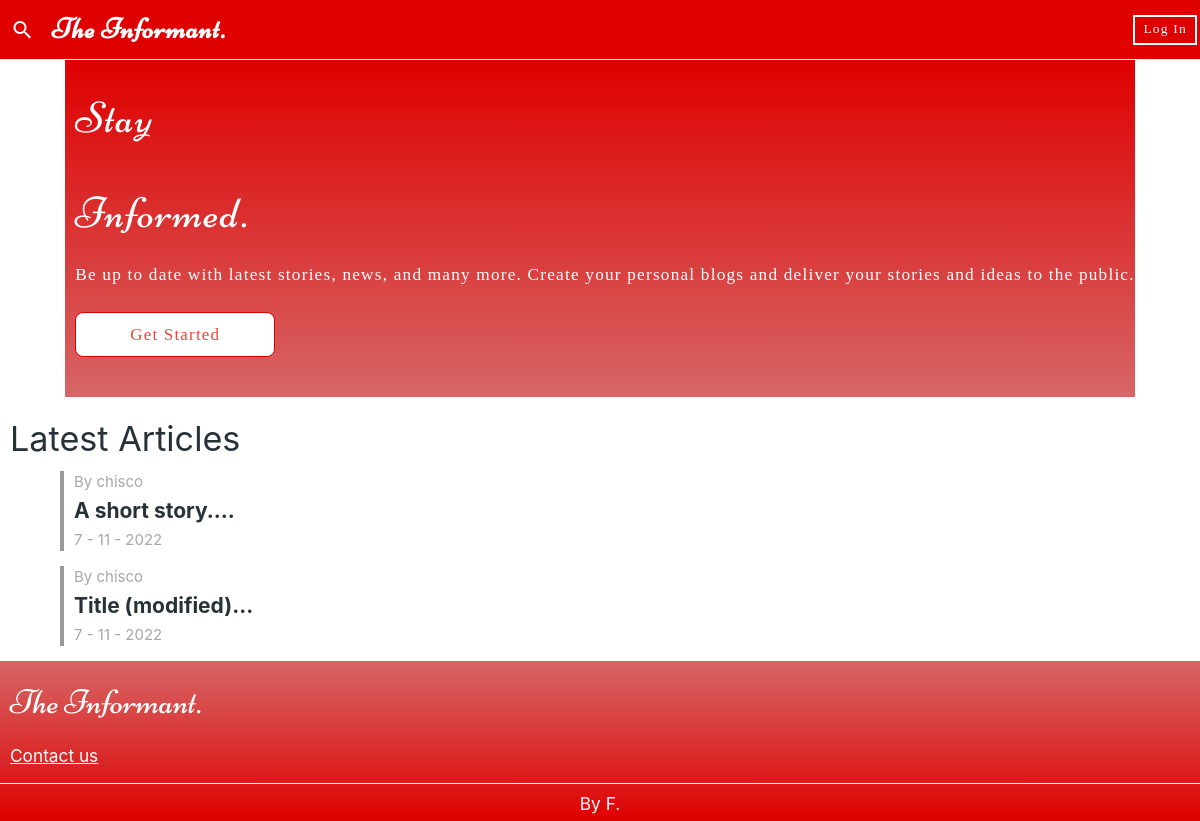
The page / on the database its author committed.
### models.py (models this page shows, shortened)
class User(UserMixin, db.Model):
	id = db.Column(db.Integer, primary_key=True)
	username = db.Column(db.String(50), unique=True, nullable=False)
	email = db.Column(db.String(50), unique=True, nullable=False)
	password = db.Column(db.String(500), nullable=False)
	fullname = db.Column(db.String(100), nullable=True)

class Blog(db.Model):
	id = db.Column(db.Integer, primary_key=True, nullable=False)
	user = db.relationship("User",
		backref=db.backref('blogs', lazy=True))
	title = db.Column(db.String(30), nullable=False)
	content = db.Column(db.Text, nullable=False)
	user_id = db.Column(db.Integer, db.ForeignKey("user.id"), nullable=False)
	date_created = db.Column(db.DateTime, nullable=False)

### app.py (the view)
	@staticmethod
	def home():
		recents = Blog.query.order_by(Blog.date_created)
		context = {"recents":
			[{"title": b.title,
			  "content": b.content,
			  "author": b.user.username,
			  'date': f'{b.date_created.day} - {b.date_created.month} - {b.date_created.year}',
			  'blog_id': b.id} for b in recents.all()[::-1][:10]
			  ]
		}
		return render_template('index.html', **context)

### templates/index.html (shortened to what this page needs)
<!Doctype HTML>
<html>
	<head>
		<link rel="stylesheet" href="/static/iconfont/material-icons.css" type="text/css" media="all" />
		<link rel="stylesheet" href="/static/materialize/css/materialize.min.css" type="text/css" media="all" />
		<link rel="stylesheet" href="/static/index.css" type="text/css" media="all" />
		<link rel="stylesheet" href="/static/article_preview.css" type="text/css" media="all" />
	</head>
	<body>
	  <header>
	    <div class="sticky-subheader">
	      <a href="#" class="search"><i class="material-icons">search</i></a>
	      <div class="title niconne left-align">The Informant.</div>
	      <a href="/login-page" id="h-gs-btn" class="btn-ol-white z-depth-0 login-btn white-text">Log In</a>
	    </div>
	    <div class="rem-header">
	      <h3 class="niconne">Stay</h3>
	      <h3 class="niconne">Informed.</h3>
	      <h6>Be up to date with latest stories, news, and many more. Create your personal blogs and deliver your stories and ideas to the public.</h6>
	      <a class="z-depth-0 white red-text gs btn-ol-red" href="/login-page">Get Started</a>
	    </div>
	  </header>
	  <main>
  	  <h4 style="padding-left: 10px">Latest Articles </h4>
  	  {%if recents%}
  	  <ul id="recents">
  	  	{%for blog in recents %}
	  	    <li class="article-hint">
	  	      <span class="author">By {{blog['author']}}</span>
	  	      <p class="title flow-text">{{blog['title'][:20]}}...</p>
	  	      <span class="date">{{blog['date']}}</span>
	  	    </li>
	  	  {%endfor%}
  	  </ul>
  	  {%else%}
	  	<div class="center-align blue-grey-text text-darken-2 niconne"><h5>No Blogs yet</h5></div>
	  	{%endif%}
  	</main>
  	<footer>
  	  <ul>
  	    <li><h4 class="niconne white-text">The Informant.</h4></li>
  	    <li><h6><a href="/contact-us" class="white-text" style="text-decoration: solid underline 1px;">Contact us</a></h6></li>
  	    <li class="white-text" style=""><h6>By F.</h6></li>
  	  </ul>
  	</footer>
	</body>
</html>

### static/index.css (style rules this page uses)
* { margin: 0; padding: 0; box-sizing: border-box; }
body { display: flex; flex-direction: column; min-height: 100vh; min-width: 100vw; max-width: 100vw; color: #263238; }
.btn-ol-red { padding: 8px; border: solid 1.3px #DF0000; font-family: "Times New Roman"; display: flex; justify-content: center; align-items: center; font-size: .9rem; min-width: 60px; min-height: 30px; height: 30px; outline-offset: 1px; outline-color: #DF000077; outline-width: 1px; color: #DF0000; }
header .gs { max-width: 200px; margin-top: 20px; margin-bottom: 20px; height: 45px; border-radius: 8px; font-size: 17px; }
.btn-ol-white { padding: 8px; border: solid 1.3px white; font-family: "Times New Roman"; display: flex; justify-content: center; align-items: center; font-size: .9rem; min-width: 60px; min-height: 30px; height: 30px; outline-offset: 1px; outline-color: white; outline-width: 1px; color: white; }
header { display: flex; align-items: center; justify-content: space-between; flex-direction: column; width: 100%; letter-spacing: 1.2px; }
header .sticky-subheader { width: 100%; height: 60px; display: flex; align-items: center; background: #DF0000; justify-content: space-between; position: fixed; padding-right: 3px; border-bottom: solid 1px white; }
.sticky-subheader a:nth-child(1) { min-height: 45px; min-width: 45px; color: white; display: flex; justify-content: center; align-items: center; }
.sticky-subheader .login-btn { border: solid 2px white; }
.sticky-subheader .title { font-weight: bolder; font-size: 1.9rem; letter-spacing: 1px; color: white; padding-left: 5px; min-width: calc(100vw - 115px); }
header .rem-header { display: flex; flex-direction: column; justify-content: space-between; padding-left: 10px; background: linear-gradient(to bottom, #DF0000, #BB000099); color: white; padding-top: 5px; padding-bottom: 20px; margin-top: 60px; }
.rem-header h3 { padding: none; }
.rem-header h6 { font-family: "Times New Roman"; }
main { width: 100vw; display: flex; flex-direction: column; }
.niconne { font-family: Niconne; }
footer { display: flex; align-items: center; justify-content: center; min-width: 100vw; min-height: 100px; background: linear-gradient(to bottom, #BB000099, #DF0000); }
footer ul { display: flex; flex-direction: column; min-height: 100%; width: 100vw; max-width: 100vw; }
footer li { width: 100%; padding-left: 10px; text-align: left; }
footer ul > li:nth-child(3) { margin-top: 10px; text-align: center; border-top: solid 1.2px white; padding: 0; }

### static/article_preview.css (style rules this page uses)
#recents { width: 100%; display: flex; flex-direction: column; align-items: center; }
.article-hint { display: flex; flex-direction: column; justify-content: space-between; padding-left: 10px; width: 90%; min-height: 80px; border-left: solid 4px #999F; margin-bottom: 15px; }
.article-hint .author { font-size: 15px; color: #999D; }
.article-hint .title { font-weight: bold; font-size: 1.4rem; }
.article-hint .date { color: #999D; }
.article-hint > * { line-height: 1.5; }

### rows shown on the page
User: author "chisco" "chisco"
Blog: title "A short story."
Blog: title "Title (modified)"

### other values the page prints
{{ blog['date'] }} "7 - 11 - 2022" "7 - 11 - 2022"
